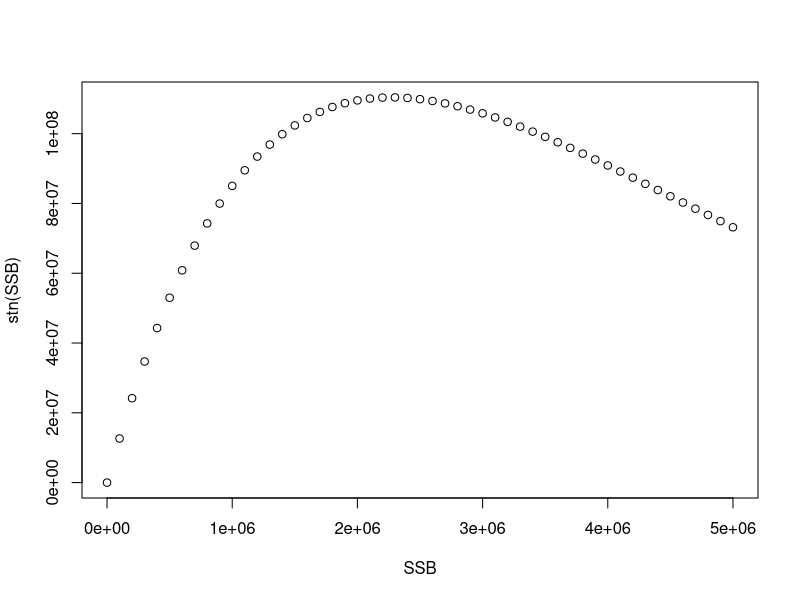

The R source for this figure:
a<-1.14
b<-4.399E-7
cPar<-2.903E-1
Temp<- 16.369
X11()
stn<-function(SSB) {
  return(a*SSB*exp(-b*SSB+cPar*Temp))
}

SSB<-(0:50)*10^5

plot(SSB,stn(SSB))

ssb<-1.103E6
Rec<-stn(ssb)
ssb
Rec
Rec/1E6

